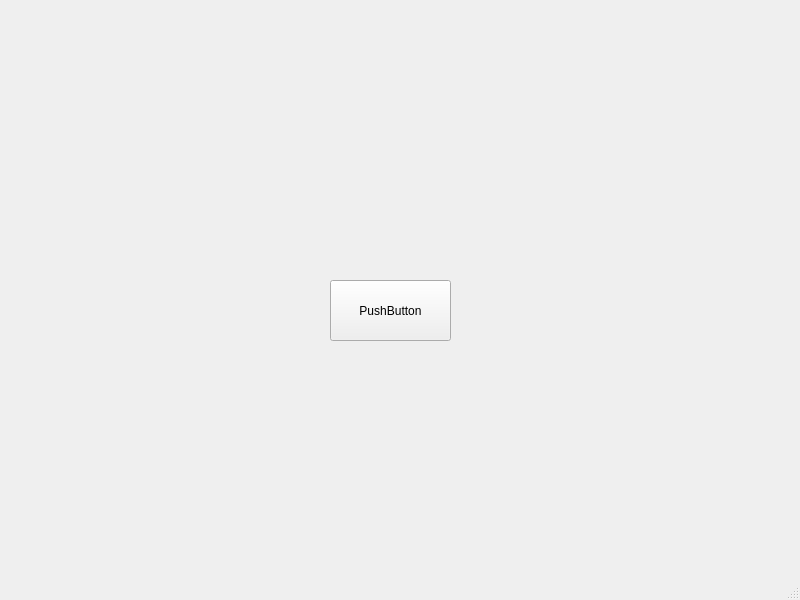
<?xml version="1.0" encoding="UTF-8"?>
<ui version="4.0">
 <class>yellow_rounds</class>
 <widget class="QMainWindow" name="yellow_rounds">
  <property name="geometry">
   <rect>
    <x>0</x>
    <y>0</y>
    <width>800</width>
    <height>600</height>
   </rect>
  </property>
  <property name="windowTitle">
   <string>Yellow rounds</string>
  </property>
  <widget class="QWidget" name="centralwidget">
   <widget class="QPushButton" name="pushButton">
    <property name="geometry">
     <rect>
      <x>330</x>
      <y>280</y>
      <width>121</width>
      <height>61</height>
     </rect>
    </property>
    <property name="text">
     <string>PushButton</string>
    </property>
   </widget>
  </widget>
  <widget class="QStatusBar" name="statusbar"/>
 </widget>
 <resources/>
 <connections/>
</ui>
